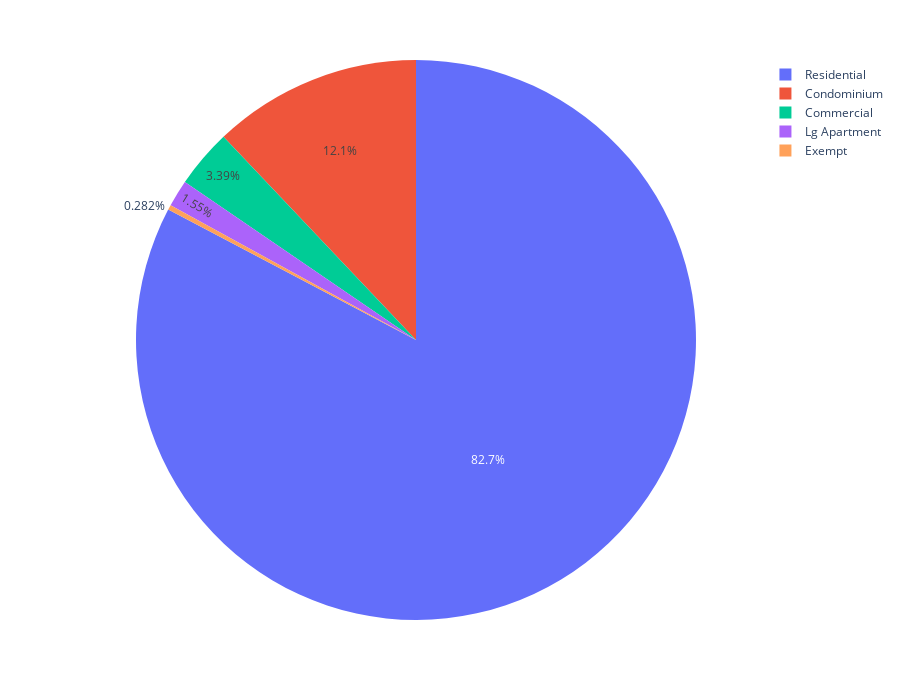

Here is the notebook cell this chart was saved with:
### Code cell
df_grouped_prop_type = df.groupby(by="PropType").count()
px.pie(
    data_frame=df_grouped_prop_type,
    values="PropertyID",
    names=df_grouped_prop_type.index,
    height=700,
)

### Figure 1 — Plotly figure (JSON) as saved in the notebook; plotly's stock layout.template omitted (floating-point values rounded to 4 significant figures)
{"data": [{"domain": {"x": [0, 1], "y": [0, 1]}, "hovertemplate": "PropType=%{label}<br>PropertyID=%{value}<extra></extra>", "labels": ["Commercial", "Condominium", "Exempt", "Lg Apartment", "Residential"], "legendgroup": "", "name": "", "showlegend": true, "type": "pie", "values": [48, 171, 4, 22, 1172]}], "layout": {"height": 700, "legend": {"tracegroupgap": 0}, "margin": {"t": 60}}}
